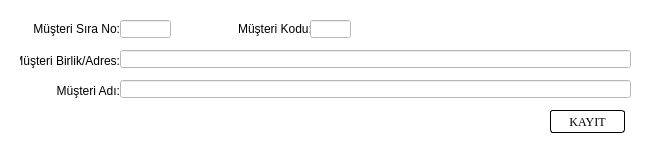
<?xml version="1.0" encoding="UTF-8"?>
<ui version="4.0">
 <class>addNewCustomerUi</class>
 <widget class="QWidget" name="addNewCustomerUi">
  <property name="geometry">
   <rect>
    <x>0</x>
    <y>0</y>
    <width>650</width>
    <height>165</height>
   </rect>
  </property>
  <property name="minimumSize">
   <size>
    <width>650</width>
    <height>165</height>
   </size>
  </property>
  <property name="maximumSize">
   <size>
    <width>650</width>
    <height>165</height>
   </size>
  </property>
  <property name="windowTitle">
   <string>Yeni Müşteri Ekle</string>
  </property>
  <property name="windowIcon">
   <iconset resource="icons.qrc">
    <normaloff>:/icons/icons/add.ico</normaloff>:/icons/icons/add.ico</iconset>
  </property>
  <property name="styleSheet">
   <string notr="true">background-color: rgb(255, 255, 255);</string>
  </property>
  <widget class="QLineEdit" name="customerOrder">
   <property name="geometry">
    <rect>
     <x>120</x>
     <y>20</y>
     <width>51</width>
     <height>18</height>
    </rect>
   </property>
   <property name="minimumSize">
    <size>
     <width>0</width>
     <height>18</height>
    </size>
   </property>
   <property name="maximumSize">
    <size>
     <width>16777215</width>
     <height>18</height>
    </size>
   </property>
   <property name="font">
    <font>
     <family>Times New Roman</family>
    </font>
   </property>
   <property name="alignment">
    <set>Qt::AlignCenter</set>
   </property>
   <property name="readOnly">
    <bool>true</bool>
   </property>
  </widget>
  <widget class="QLabel" name="label">
   <property name="geometry">
    <rect>
     <x>30</x>
     <y>20</y>
     <width>90</width>
     <height>18</height>
    </rect>
   </property>
   <property name="minimumSize">
    <size>
     <width>90</width>
     <height>18</height>
    </size>
   </property>
   <property name="maximumSize">
    <size>
     <width>90</width>
     <height>18</height>
    </size>
   </property>
   <property name="text">
    <string>Müşteri Sıra No:</string>
   </property>
   <property name="alignment">
    <set>Qt::AlignRight|Qt::AlignTrailing|Qt::AlignVCenter</set>
   </property>
  </widget>
  <widget class="QLabel" name="label_2">
   <property name="geometry">
    <rect>
     <x>230</x>
     <y>20</y>
     <width>90</width>
     <height>18</height>
    </rect>
   </property>
   <property name="minimumSize">
    <size>
     <width>90</width>
     <height>18</height>
    </size>
   </property>
   <property name="maximumSize">
    <size>
     <width>90</width>
     <height>18</height>
    </size>
   </property>
   <property name="text">
    <string>Müşteri Kodu:</string>
   </property>
   <property name="alignment">
    <set>Qt::AlignCenter</set>
   </property>
   <property name="wordWrap">
    <bool>false</bool>
   </property>
  </widget>
  <widget class="QLabel" name="label_3">
   <property name="geometry">
    <rect>
     <x>30</x>
     <y>80</y>
     <width>90</width>
     <height>21</height>
    </rect>
   </property>
   <property name="minimumSize">
    <size>
     <width>90</width>
     <height>0</height>
    </size>
   </property>
   <property name="maximumSize">
    <size>
     <width>90</width>
     <height>16777215</height>
    </size>
   </property>
   <property name="text">
    <string>Müşteri Adı:</string>
   </property>
   <property name="alignment">
    <set>Qt::AlignRight|Qt::AlignTrailing|Qt::AlignVCenter</set>
   </property>
  </widget>
  <widget class="QLineEdit" name="customerCode">
   <property name="geometry">
    <rect>
     <x>310</x>
     <y>20</y>
     <width>41</width>
     <height>18</height>
    </rect>
   </property>
   <property name="minimumSize">
    <size>
     <width>0</width>
     <height>18</height>
    </size>
   </property>
   <property name="maximumSize">
    <size>
     <width>16777215</width>
     <height>18</height>
    </size>
   </property>
   <property name="font">
    <font>
     <family>Times New Roman</family>
    </font>
   </property>
   <property name="maxLength">
    <number>3</number>
   </property>
   <property name="alignment">
    <set>Qt::AlignCenter</set>
   </property>
  </widget>
  <widget class="QLineEdit" name="customerName">
   <property name="geometry">
    <rect>
     <x>120</x>
     <y>80</y>
     <width>511</width>
     <height>18</height>
    </rect>
   </property>
   <property name="minimumSize">
    <size>
     <width>0</width>
     <height>18</height>
    </size>
   </property>
   <property name="maximumSize">
    <size>
     <width>16777215</width>
     <height>18</height>
    </size>
   </property>
   <property name="font">
    <font>
     <family>Times New Roman</family>
    </font>
   </property>
  </widget>
  <widget class="QPushButton" name="add_record">
   <property name="geometry">
    <rect>
     <x>550</x>
     <y>110</y>
     <width>75</width>
     <height>23</height>
    </rect>
   </property>
   <property name="font">
    <font>
     <family>Times New Roman</family>
    </font>
   </property>
   <property name="styleSheet">
    <string notr="true">QPushButton{
border-radius: 3px;
background-color: rgb(255, 255, 255);
border-top: 1px solid rgb(0, 0, 0);
border-bottom: 1px solid rgb(0, 0, 0);
border-left: 1px solid rgb(0, 0, 0);
border-right: 1px solid rgb(0, 0, 0);
}

QPushButton:hover{
	
	background-color: rgba(230, 230, 230, 252);
}

QPushButton:pressed{
	
	background-color: rgb(200, 200, 200);
}</string>
   </property>
   <property name="text">
    <string>KAYIT</string>
   </property>
  </widget>
  <widget class="QLineEdit" name="customerAddres">
   <property name="geometry">
    <rect>
     <x>120</x>
     <y>50</y>
     <width>511</width>
     <height>18</height>
    </rect>
   </property>
   <property name="minimumSize">
    <size>
     <width>0</width>
     <height>18</height>
    </size>
   </property>
   <property name="maximumSize">
    <size>
     <width>16777215</width>
     <height>18</height>
    </size>
   </property>
   <property name="font">
    <font>
     <family>Times New Roman</family>
    </font>
   </property>
  </widget>
  <widget class="QLabel" name="label_4">
   <property name="geometry">
    <rect>
     <x>20</x>
     <y>50</y>
     <width>100</width>
     <height>21</height>
    </rect>
   </property>
   <property name="minimumSize">
    <size>
     <width>100</width>
     <height>0</height>
    </size>
   </property>
   <property name="maximumSize">
    <size>
     <width>100</width>
     <height>16777215</height>
    </size>
   </property>
   <property name="text">
    <string>Müşteri Birlik/Adres:</string>
   </property>
   <property name="alignment">
    <set>Qt::AlignRight|Qt::AlignTrailing|Qt::AlignVCenter</set>
   </property>
  </widget>
 </widget>
 <tabstops>
  <tabstop>customerOrder</tabstop>
  <tabstop>customerCode</tabstop>
  <tabstop>customerAddres</tabstop>
  <tabstop>customerName</tabstop>
  <tabstop>add_record</tabstop>
 </tabstops>
 <resources>
  <include location="icons.qrc"/>
 </resources>
 <connections/>
</ui>
